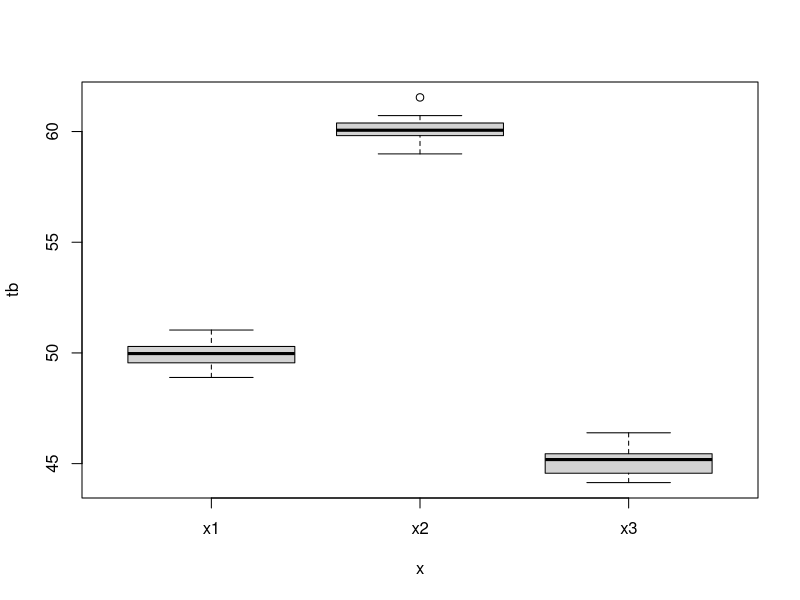
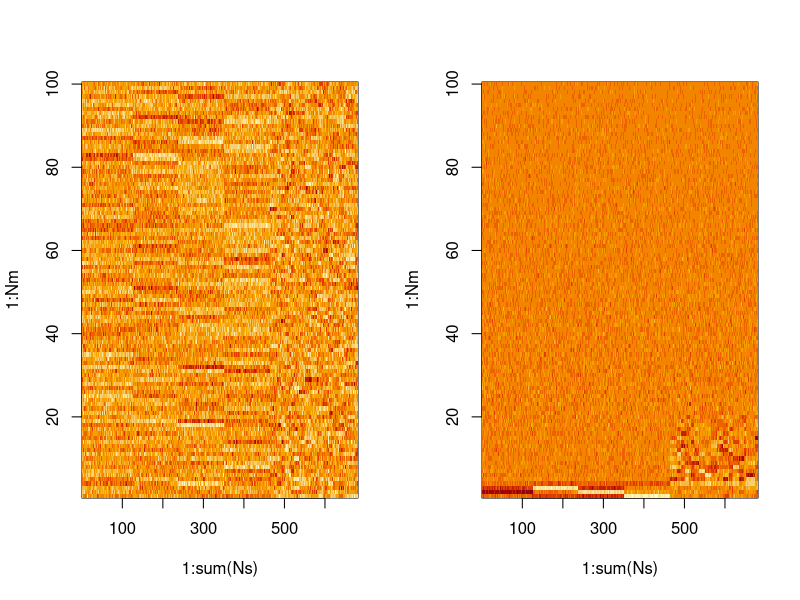
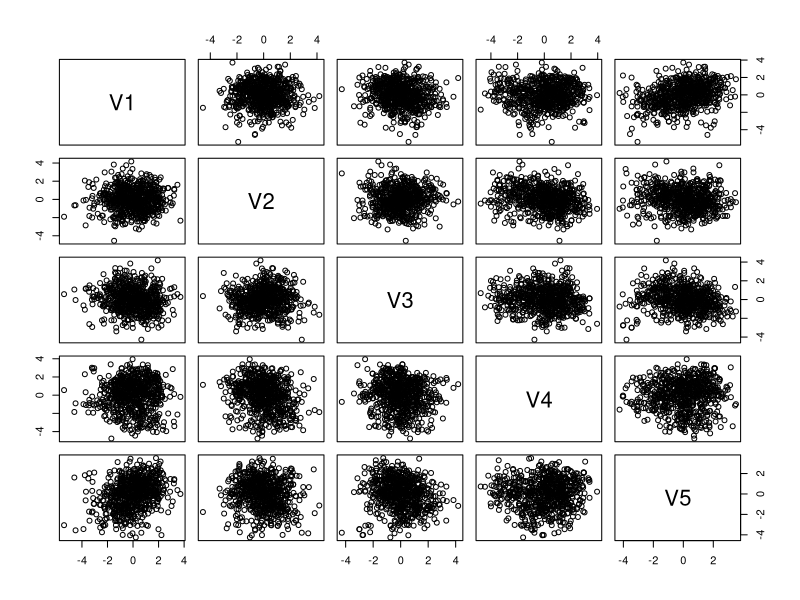
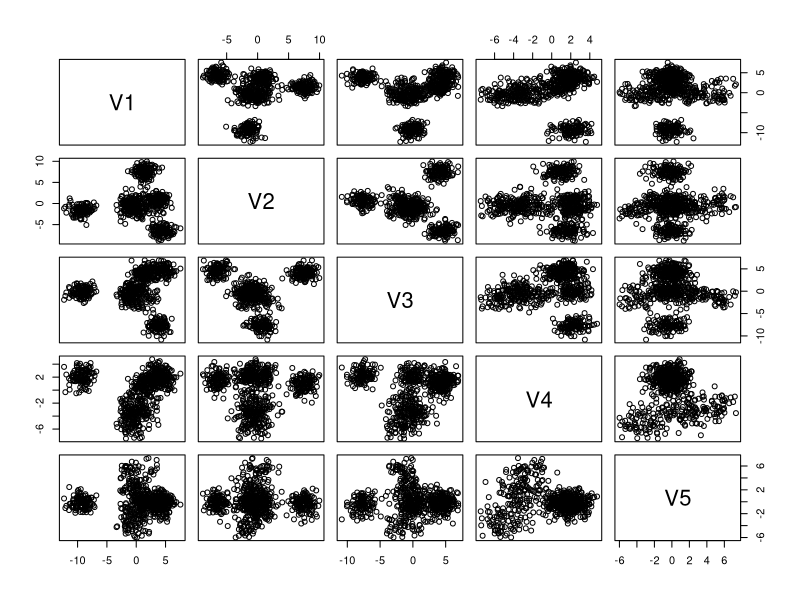
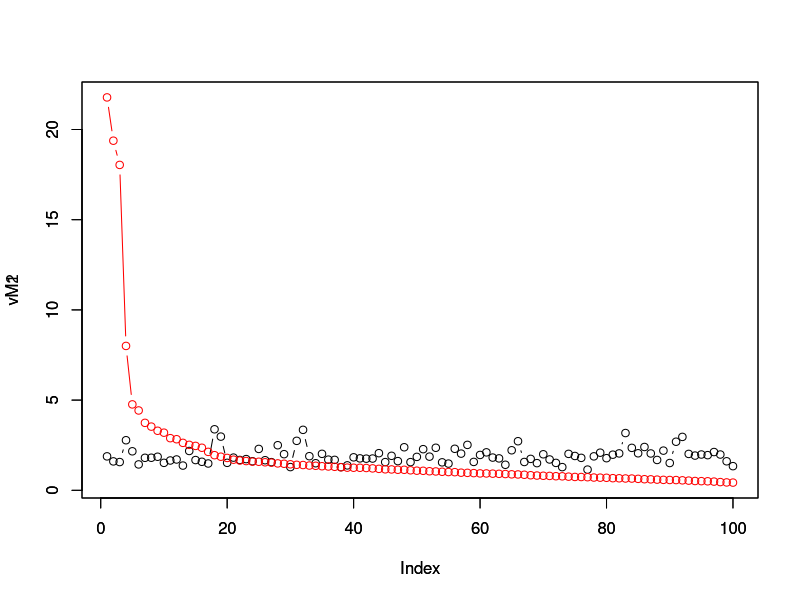

The R script that drew these images, in order:
## ---- chunk 1
# R7-1.R: カイ自乗検定
obtable2 <- matrix(c(25, 23, 12, 15, 17, 8),
                   nrow = 2, byrow = TRUE)
obtable2

chisq.test(obtable2)
## ---- chunk 2
# R7-2.R: ANOVA
# 3群の群別サンプル数、平均、SD
nx <- c(40, 40, 20); mb <- c(50, 60, 45); sdb <- c(50, 50, 50)*0.01

# データ生成
t1 <- rnorm(nx[1], mb[1], sdb[1])
t2 <- rnorm(nx[2], mb[2], sdb[2])
t3 <- rnorm(nx[3], mb[3], sdb[3])

tb <- c(t1, t2, t3)

x <- c(rep("x1", nx[1]), rep("x2", nx[2]), rep("x3", nx[3]))
boxplot(tb ~ x)
## ---- chunk 3
# ANOVA
summary(aov(tb ~ x ))
## ---- chunk 4
# R7-5.R 固有値分解

Nm <- 100 # 項目数
Ns <- c(rpois(4, 100), rpois(20, 10))   # rpois(サンプリング回数, λ)
Npop <- length(Ns)

Ns
Npop   # 集団数
## ---- chunk 5
M <- NULL   # 全ジェノタイプを収める行列

for (j in 1:Npop) {
  tmpM <- matrix(rep(0, Nm*Ns[j]), ncol=Nm)
  
  # 亜集団ごとに平均を振っている
  for (i in 1:Nm) {
    af <- rnorm(1, mean = 0, sd = 1)
    tmpM[, i] <- rnorm(Ns[j], af)
  }
  
  M <- rbind(M, tmpM)
}

tmpM
## ---- chunk 6
# データの標準化
wholemean <- mean(M)
M <- M - wholemean
mu <- apply(M, 2, mean)
M <- t(t(M) - mu)   # Rの演算はブロードキャストされる
## ---- chunk 7
# 特異値分解
# Mは正方行列じゃないので注意
svdout <- svd(M)
M2 <- svdout$u %*% diag(svdout$d)

dim(M)
dim(M2)
## ---- chunk 8
dim(svdout$u)
dim(svdout$v)
length(svdout$d)
## ---- chunk 9
tail(svdout$u)
## ---- chunk 10
par(mfcol=c(1,2))

# 固有値分解前後をimageプロット
image(1:sum(Ns), 1:Nm, M)
image(1:sum(Ns), 1:Nm, M2)
## ---- chunk 11
df1 <- as.data.frame(M); df2 <- as.data.frame(M2)
L <- 1:5; par(mfcol=c(1,1))
plot(df1[, L])
plot(df2[, L])
## ---- chunk 12
vM1 <- apply(M, 2, var)
vM2 <- apply(M2, 2, var)
vM1
vM2
## ---- chunk 13
ylim <- c(min(vM1, vM2), max(vM1, vM2))
plot(vM1, ylim = ylim, type = "b")
par(new=T)
plot(vM2, ylim = ylim, type = "b", col = "red")
